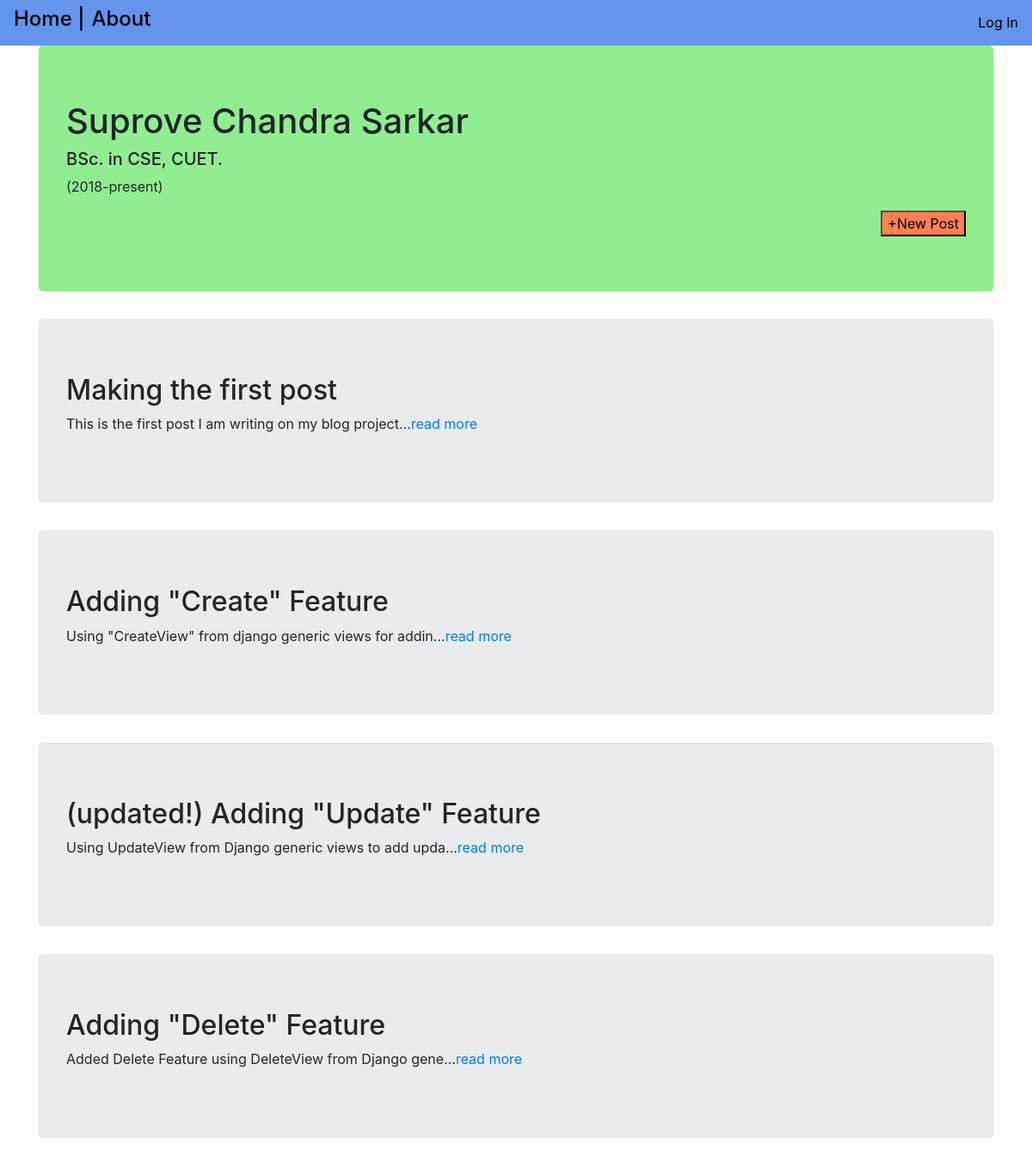
The page / on the database its author committed.
### blog/models.py (models this page shows, shortened)
class Posts(models.Model):
    title = models.CharField(max_length=250)
    author = models.ForeignKey(
        'auth.User',
        on_delete=models.CASCADE,
    )
    body = models.TextField()

### blog/views.py (the view)
# urls.py: path('', HomepageView.as_view(), name='home'),
class HomepageView(ListView):
    model = Posts
    template_name = 'home.html'

### templates/home.html (shortened to what this page needs)
<!DOCTYPE html>
<html lang="en">
<head>
    {% extends 'base.html' %}
{% block content %}
    <header>
        <div class="jumbotron">
            <h1>Suprove Chandra Sarkar
                <h5>BSc. in CSE, CUET.</h5>
                <p>(2018-present)</p>
            </h1>
            <div style="text-align: right; margin-top: 1rem">
                <a href="{% url 'create_post' %}">
                    <button style="background: coral">+New Post</button>
                </a>
            </div>
        </div>
    </header>
    {% for post in object_list %}
        <div class="post-entry jumbotron">
            <h2>{{ post.title }}</h2>
            <p>
                {{ post.body|truncatechars:55 }}<a href="{% url 'detail' post.pk %}">read more</a>
            </p>
        </div>
    {% endfor %}
{% endblock content %}

### templates/base.html (shortened to what this page needs)
<!DOCTYPE html>
{% load static %}
<html lang="en">
<head>
    <link href="{% static 'css/base.css' %}" rel="stylesheet">
    <link rel="stylesheet" href="https://maxcdn.bootstrapcdn.com/bootstrap/4.5.2/css/bootstrap.min.css">
</head>
<body>
<nav class="navbar navbar-expand-lg">
    <ul class="navbar-nav ">
        <li class="nav-item active pr-2"><a href="{% url 'home' %}" style="color: black; "><h4>Home |</h4></a></li>
        <li class="nav-item "><a href="{% url 'about' %}" style="color: black;"><h4>About</h4></a></li>
    </ul>
    <ul class="navbar-nav ml-auto">
        <li class="nav-item">
            {% if user.is_authenticated %}
                <a style="color: black" href="{% url 'logout' %}">Log Out</a>
            {% else %}
                <a style="color: black" href="{% url 'login' %}">Log In</a>
            {% endif %}
        </li>
    </ul>
</nav>
<div class="container">
    {% block content %}
    {% endblock content %}
</div>
</body>
</html>

### static/css/base.css (style rules this page uses)
header .jumbotron { background-color: lightgreen; }
nav { background: cornflowerblue; }

### rows shown on the page
Posts: title "Making the first post", body "This is the first post I am writing on my blog project…"
Posts: title "Adding \"Create\" Feature", body "Using \"CreateView\" from django generic views for addin…"
Posts: title "(updated!) Adding \"Update\" Feature", body "Using UpdateView from Django generic views to add upda…"
Posts: title "Adding \"Delete\" Feature", body "Added Delete Feature using DeleteView from Django gene…"
